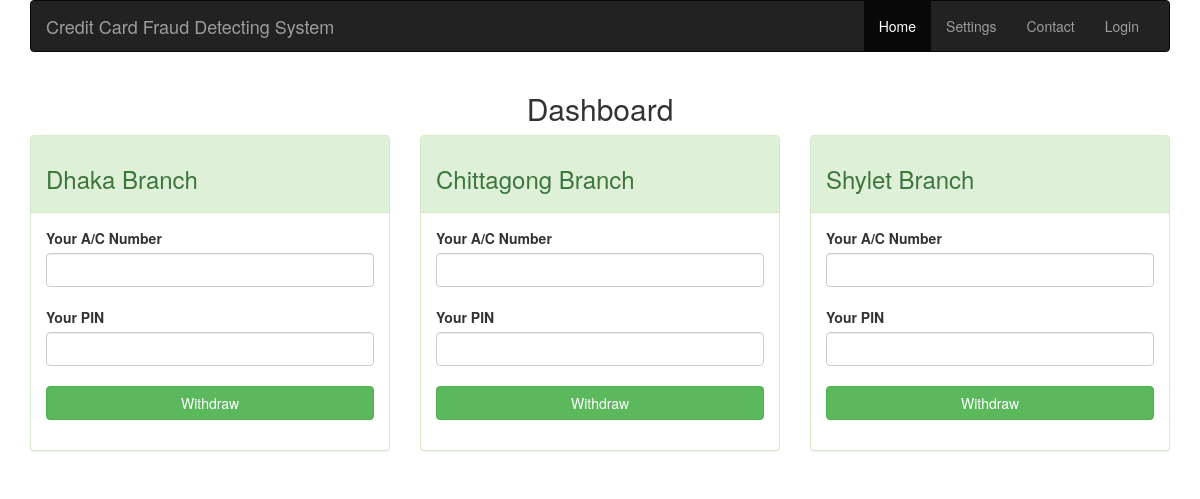
Before: / with the older database file.
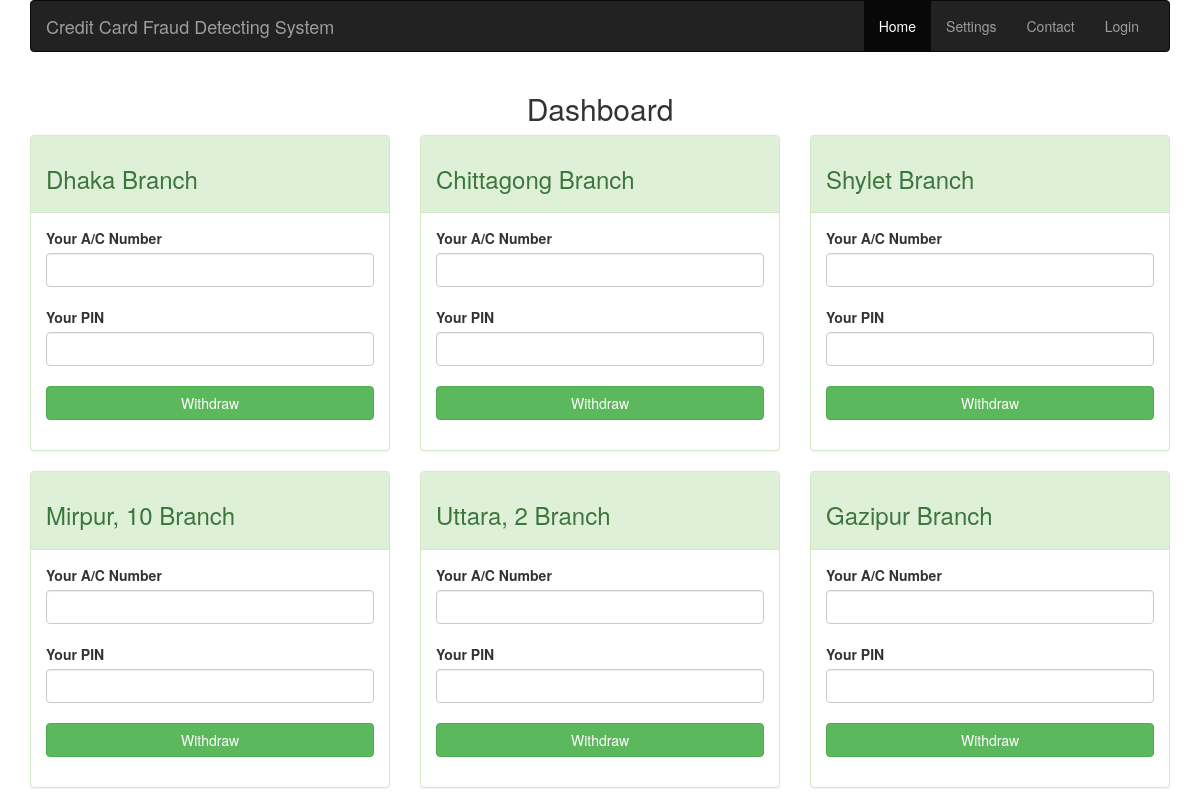
After: the same page with the newer database file.
### tables this page shows
CREATE TABLE `branch` (
  `id` int(5) NOT NULL,
  `name` varchar(32) NOT NULL,
  `location` varchar(64) NOT NULL
);

### dashboard.php (the view, shortened to what this page needs)
<div class="row">
	<h2 class="text-center">Dashboard</h2>
<?php
	$sql = "SELECT * FROM branch";
	$result = $conn->query($sql);
	if ($result->num_rows > 0) {
	    while($row = $result->fetch_assoc()) {
	    	$name = $row["name"];
			echo '
				<div class="col-xs-6 col-md-4">
					<div class="panel panel-success">
						<div class="panel-heading">
							<h3>'.$name.' Branch</h3>
						</div>
						<div class="panel-body">
							<form method="POST" action="" class="form-group">
								<label>Your A/C Number</label>
								<input type="text" name="card_number" class="form-control" required/>
								<br/>
								<label>Your PIN</label>
								<input type="password" name="pin" class="form-control" required/>
								<input type="hidden" name="branch_id" value="'.$row["id"].'"/>
								<br/>
								<input class="btn btn-success btn-block" type="submit" name="submit" value="Withdraw"/>
							</form>
						</div>
					</div>
				</div>
			';
	    }
	} else {
	    echo "0 results";
	}
?>
</div>

### index.php (shortened to what this page needs)
<!DOCTYPE html>
<html>
<head>
	<link rel="stylesheet" type="text/css" href="assets/BS/css/bootstrap.min.css">
	<link rel="stylesheet" type="text/css" href="assets/css/styles.css">
</head>
<body class="container">
	<?php include 'helper/config.php' ?>
	<?php include 'dashboard.php' ?>
</body>
</html>

Changed rows visible on the page:
added branch: name "Mirpur, 10"
added branch: name "Uttara, 2"
added branch: name "Gazipur"
